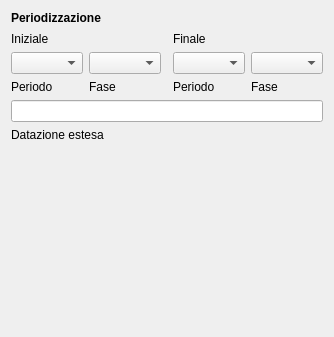
       <widget class="QWidget" name="tab_7">
        <attribute name="title">
         <string>Periodizzazione</string>
        </attribute>
        <layout class="QGridLayout" name="gridLayout_3">
         <item row="0" column="0">
          <layout class="QGridLayout" name="gridLayout_20">
           <item row="0" column="0" colspan="4">
            <widget class="QLabel" name="label_13">
             <property name="font">
              <font>
               <weight>75</weight>
               <bold>true</bold>
              </font>
             </property>
             <property name="text">
              <string>Periodizzazione </string>
             </property>
            </widget>
           </item>
           <item row="1" column="0">
            <widget class="QLabel" name="label_42">
             <property name="minimumSize">
              <size>
               <width>0</width>
               <height>15</height>
              </size>
             </property>
             <property name="text">
              <string>Iniziale </string>
             </property>
            </widget>
           </item>
           <item row="1" column="3">
            <widget class="QLabel" name="label_16">
             <property name="minimumSize">
              <size>
               <width>0</width>
               <height>15</height>
              </size>
             </property>
             <property name="text">
              <string>Finale </string>
             </property>
            </widget>
           </item>
           <item row="4" column="3">
            <widget class="QLabel" name="label_21">
             <property name="text">
              <string>Periodo </string>
             </property>
            </widget>
           </item>
           <item row="4" column="4">
            <widget class="QLabel" name="label_34">
             <property name="text">
              <string>Fase </string>
             </property>
            </widget>
           </item>
           <item row="3" column="1">
            <widget class="QComboBox" name="comboBox_fas_iniz"/>
           </item>
           <item row="3" column="3">
            <widget class="QComboBox" name="comboBox_per_fin"/>
           </item>
           <item row="3" column="4">
            <widget class="QComboBox" name="comboBox_fas_fin"/>
           </item>
           <item row="4" column="1">
            <widget class="QLabel" name="label_22">
             <property name="text">
              <string>Fase </string>
             </property>
            </widget>
           </item>
           <item row="4" column="0">
            <widget class="QLabel" name="label_24">
             <property name="text">
              <string>Periodo </string>
             </property>
            </widget>
           </item>
           <item row="3" column="0">
            <widget class="QComboBox" name="comboBox_per_iniz"/>
           </item>
          </layout>
         </item>
         <item row="1" column="0">
          <widget class="QLineEdit" name="lineEdit_datazione_estesa">
           <property name="minimumSize">
            <size>
             <width>100</width>
             <height>0</height>
            </size>
           </property>
          </widget>
         </item>
         <item row="2" column="0">
          <widget class="QLabel" name="label_20">
           <property name="text">
            <string>Datazione estesa</string>
           </property>
          </widget>
         </item>
         <item row="3" column="0">
          <spacer name="verticalSpacer_2">
           <property name="orientation">
            <enum>Qt::Vertical</enum>
           </property>
           <property name="sizeHint" stdset="0">
            <size>
             <width>20</width>
             <height>184</height>
            </size>
           </property>
          </spacer>
         </item>
        </layout>
       </widget>
